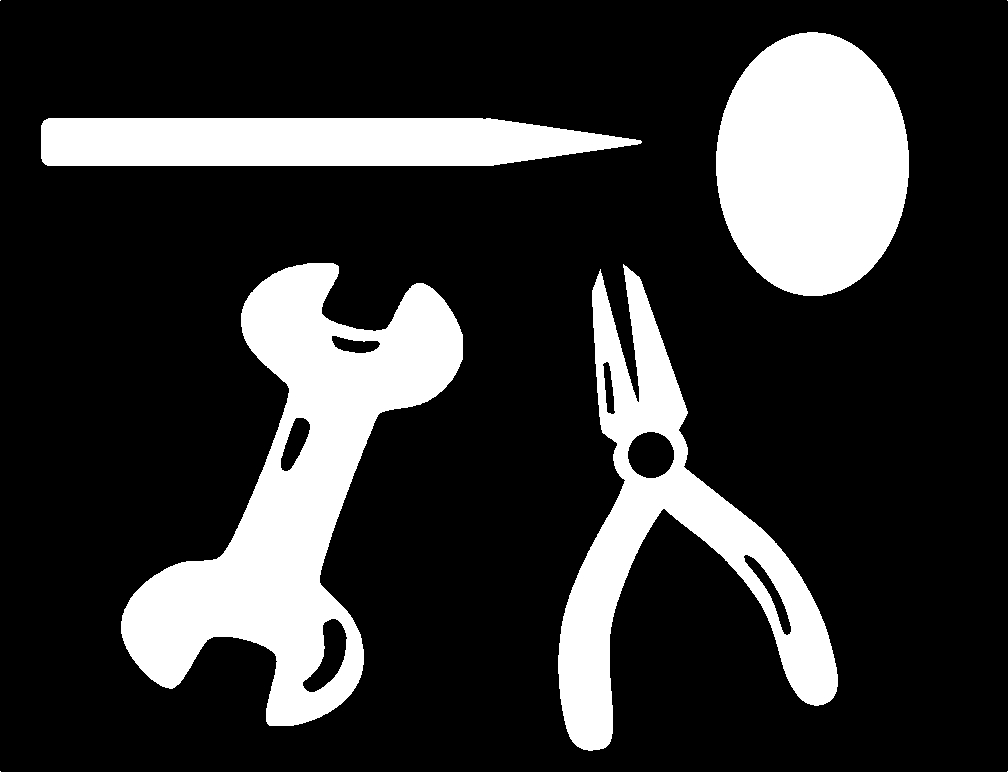
#> input picture au/au5/cliparts.png, 1008 x 772 px
$ python a3.py
#> lines starting #> are read from the running program, lines starting #| are printed output that depends on the picture; after the words box and inside, x2 and y2 are one past the last pixel; in counts of white or black regions, pixels touching at a corner belong together
# Morphological edge detectors
import numpy as np
import cv2
from matplotlib import pyplot as plt

# Load test image
img = cv2.imread('cliparts.png', 0)
#> img: shape (772, 1008); 20.6% white; 8 white regions (4 under 20 px), largest, box (x1, y1, x2, y2) and area: (121, 263, 463, 726) 58945, (716, 32, 909, 296) 39998, (558, 264, 838, 751) 36254, (41, 118, 642, 166) 25407

# Extract edges
se1 = cv2.getStructuringElement(cv2.MORPH_ELLIPSE,(4,4))

img_dilated = cv2.dilate(img,se1,iterations = 1)
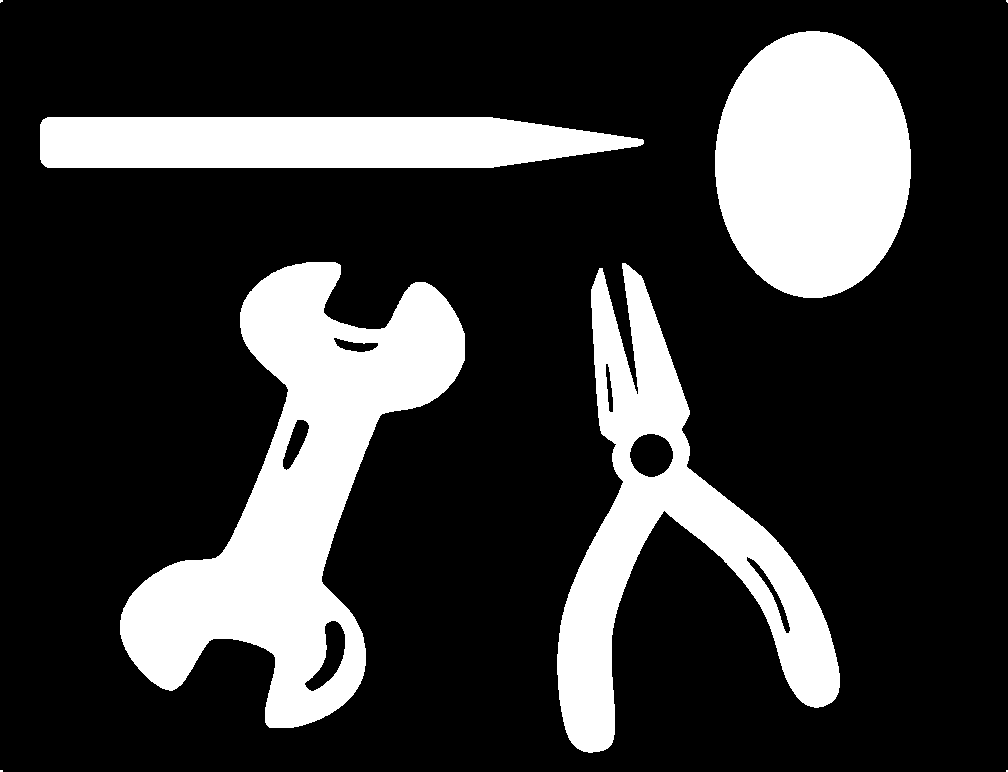
#> img_dilated: shape (772, 1008); 22% white; 8 white regions (4 under 20 px), largest, box (x1, y1, x2, y2) and area: (120, 262, 465, 728) 62387, (715, 31, 911, 298) 41233, (557, 263, 840, 753) 40191, (40, 117, 644, 168) 27313
img_eroded = cv2.erode(img,se1,iterations = 1)
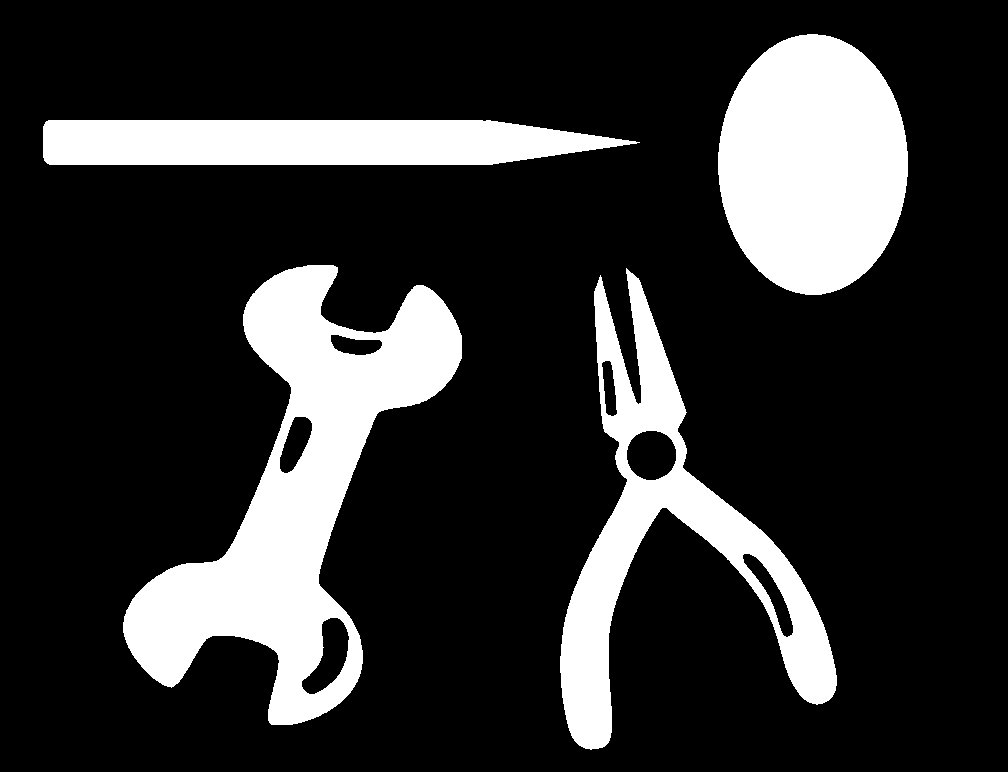
#> img_eroded: shape (772, 1008); 19.3% white; 4 white regions, box (x1, y1, x2, y2) and area: (123, 265, 462, 725) 55479, (718, 34, 908, 295) 38780, (560, 268, 837, 750) 32314, (43, 120, 640, 165) 23499

height, width = img.shape
#> height = 772; width = 1008
edge1 = np.zeros((height,width), np.uint8)
cv2.absdiff(img_dilated,img,edge1)

edge2 = np.zeros((height,width), np.uint8)
cv2.absdiff(img,img_eroded,edge2)

edge3 = cv2.add(edge1,edge2)
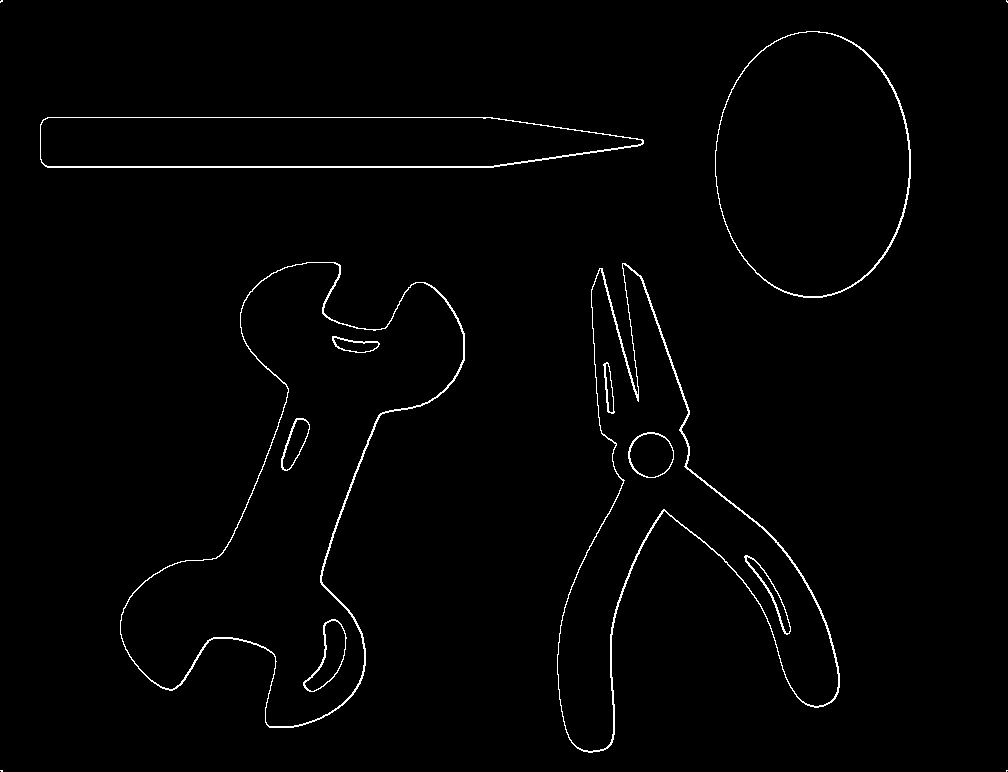
#> edge1: shape (772, 1008); 1.4% white in thin lines or dots

# Show images
plt.subplot(221)
plt.imshow(img, cmap='gray')
plt.title('Original')

plt.subplot(222)
plt.imshow(edge1, cmap='gray')
plt.title('Edge_1 = Dilated - Original')

plt.subplot(223)
plt.imshow(edge2, cmap='gray')
plt.title('Edge_2 = Original - Eroded')

plt.subplot(224)
plt.imshow(edge3, cmap='gray')
plt.title('Edge_1 + Edge_2')

plt.show()
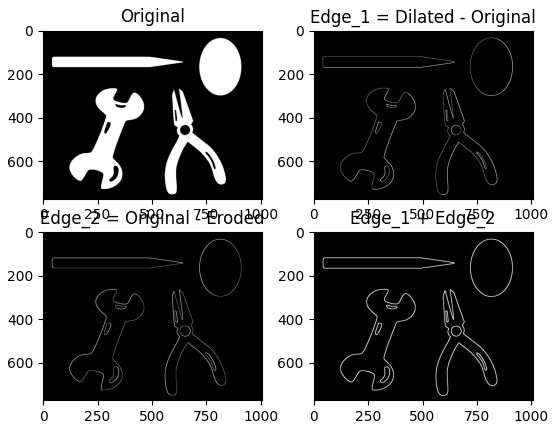
#> figure drawn by matplotlib, 4 panels

cv2.imwrite('Edge_Detection_dilatedEdge-1.png', edge1)
cv2.imwrite('Edge_Detection_erodedEdge-1.png', edge2)
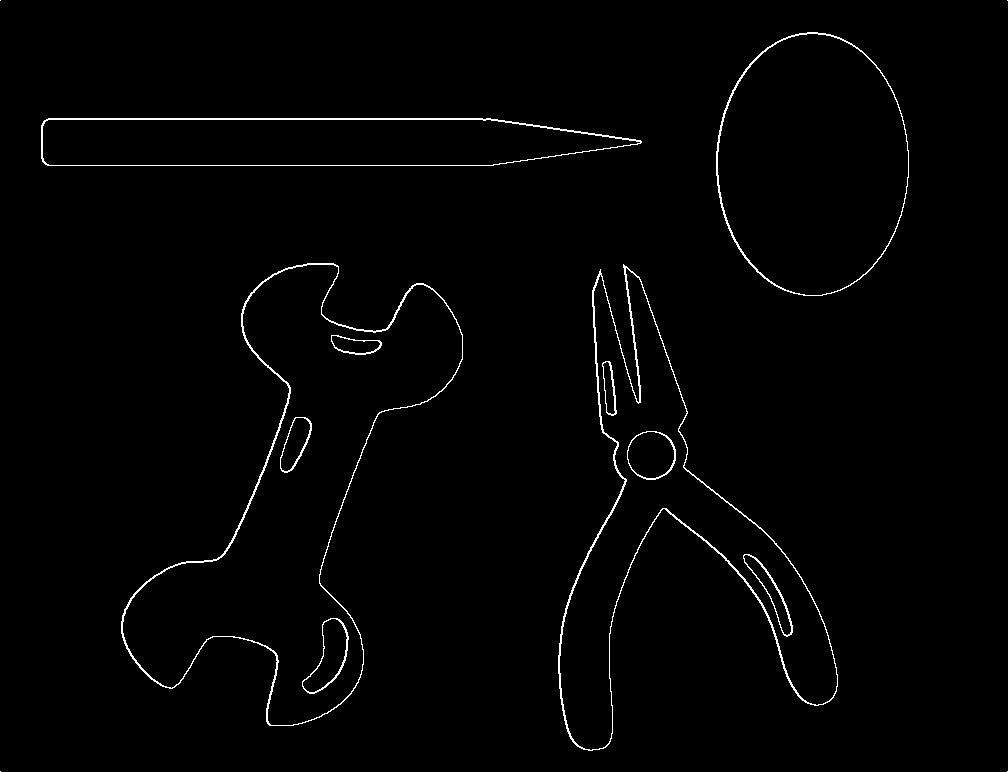
#> saved as Edge_Detection_erodedEdge-1.png: shape (772, 1008); 1.4% white in thin lines or dots
cv2.imwrite('Edge_Detection_combinedEdge-1.png', edge3)
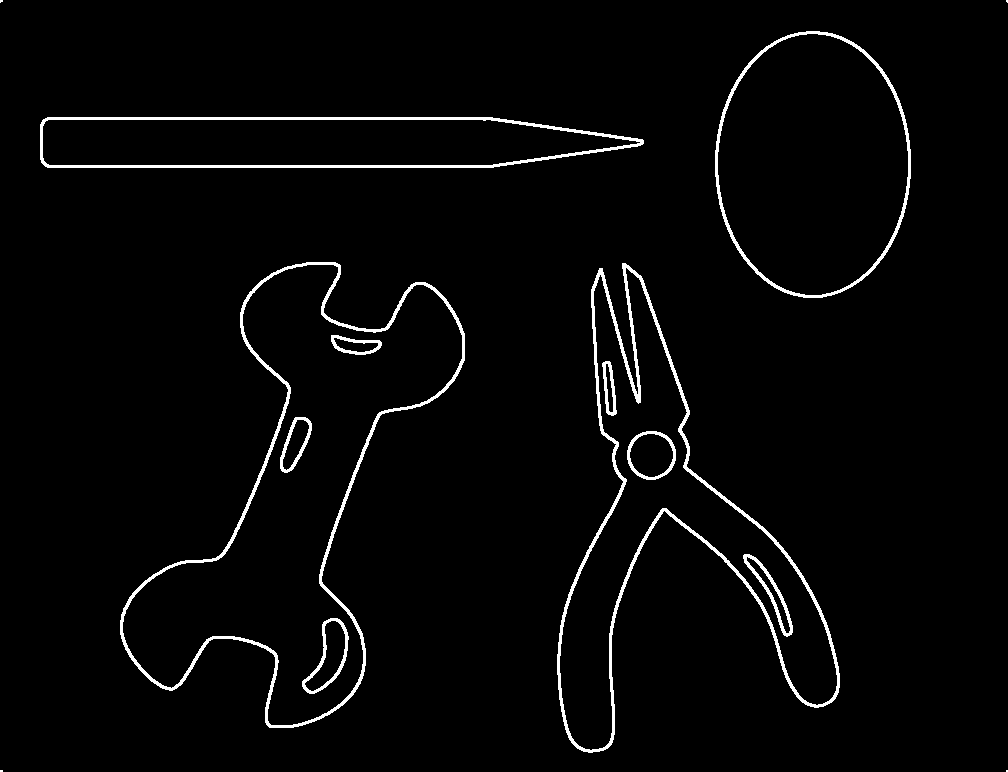
#> saved as Edge_Detection_combinedEdge-1.png: shape (772, 1008); 2.7% white; 14 white regions (4 under 20 px), largest, box (x1, y1, x2, y2) and area: (557, 263, 840, 753) 6351, (120, 262, 465, 728) 5468, (40, 117, 644, 168) 3814

$ run again, with au/au5/bacteria.png copied over au/au5/cliparts.png
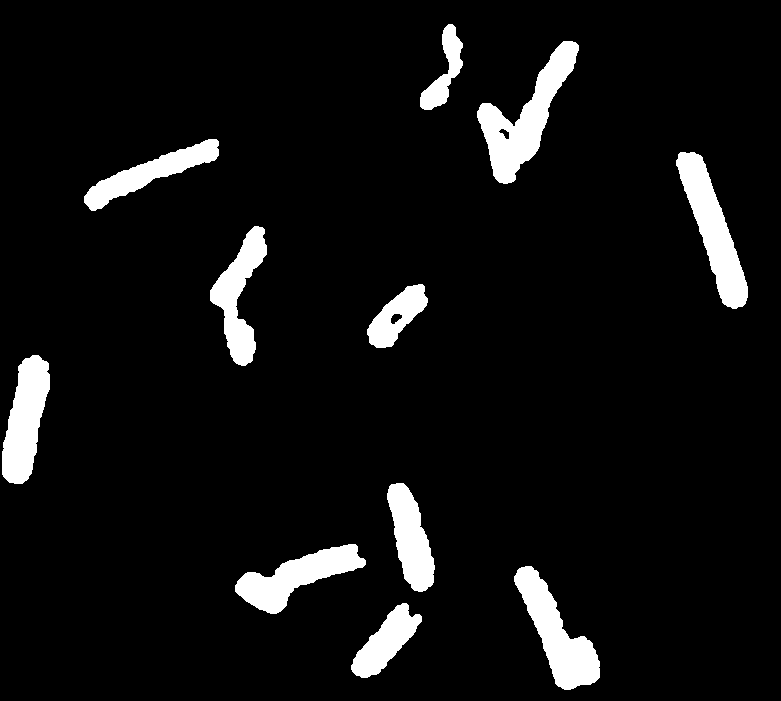
#> input picture au/au5/bacteria.png, 781 x 701 px
#> img: shape (701, 781); 6.7% white; 11 white regions, largest, box (x1, y1, x2, y2) and area: (477, 41, 579, 184) 5078, (676, 152, 748, 309) 4453, (514, 566, 600, 690) 4363
#> img_dilated: shape (701, 781); 7.8% white; 11 white regions, largest, box (x1, y1, x2, y2) and area: (476, 40, 581, 186) 5846, (675, 151, 750, 311) 5089, (513, 565, 602, 692) 4949
#> img_eroded: shape (701, 781); 5.7% white; 11 white regions, largest, box (x1, y1, x2, y2) and area: (479, 43, 578, 183) 4297, (678, 154, 747, 308) 3829, (516, 568, 599, 689) 3789
#> edge1: shape (701, 781); 1.1% white in thin lines or dots
#> `plt.show()`:
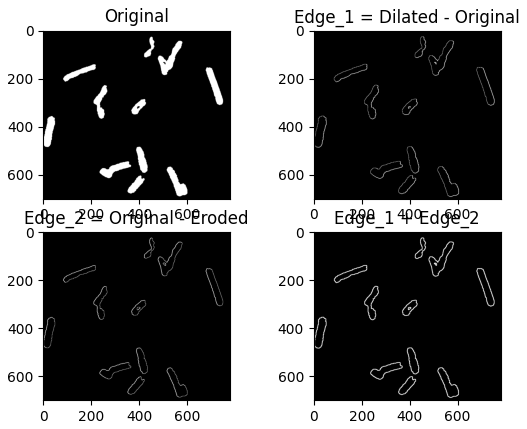
#> figure drawn by matplotlib, 4 panels
#> `cv2.imwrite('Edge_Detection_combinedEdge-1.png', edge3)`:
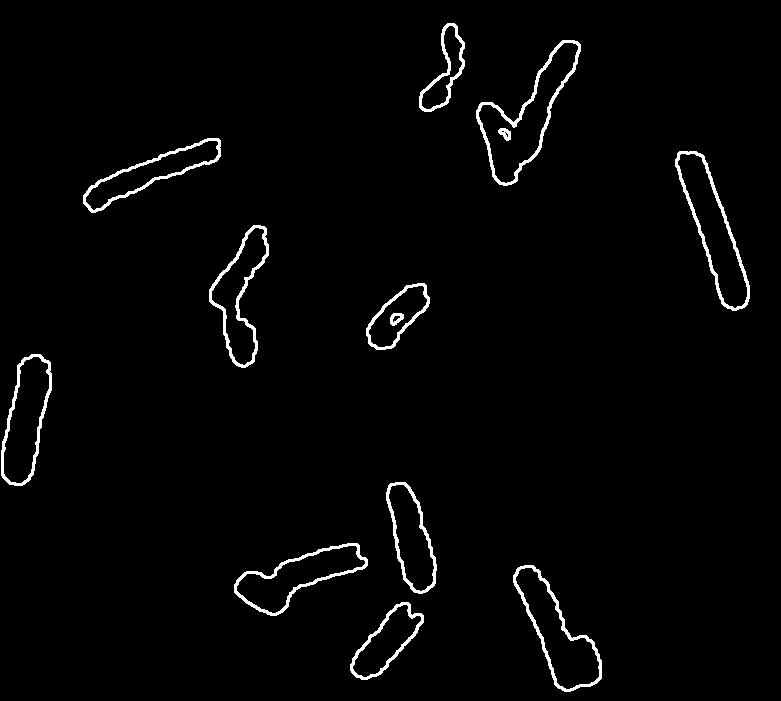
#> saved as Edge_Detection_combinedEdge-1.png: shape (701, 781); 2.1% white; 13 white regions, largest, box (x1, y1, x2, y2) and area: (476, 40, 581, 186) 1443, (675, 151, 750, 311) 1260, (209, 225, 269, 368) 1196
